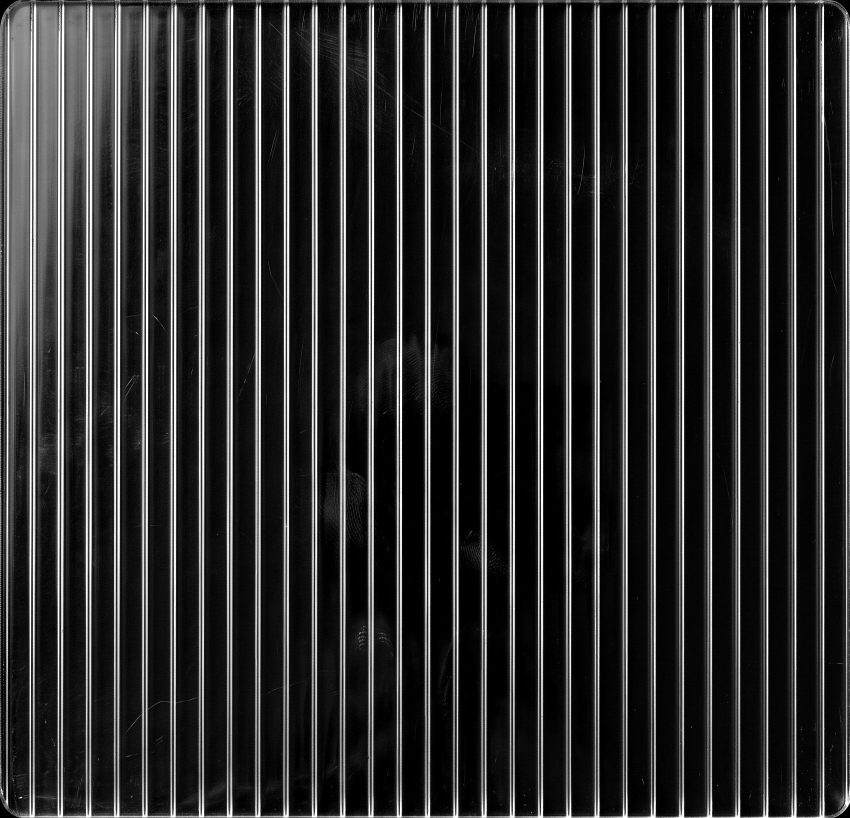
#> input picture img/acrilico.jpg, 1700 x 1636 px (shown at 1/2 size)
$ python credencial-hakiaton.py ../img/acrilico.jpg ../img/cuero-tapa.jpg
#> lines starting #> are read from the running program, lines starting #| are printed output that depends on the picture
# Credencial Hakiatón Buenos Aires 2026: funda plástica transparente (como la de Nerdearla) con la ranura agujereada.
# La funda deja ver la mesa de concreto: sus puntitos se filtran (mediana) para que no queden como mugre en el plástico.
from PIL import Image, ImageDraw, ImageFilter
import numpy as np, sys
src, out = sys.argv[1], sys.argv[2]
im = Image.open(src).convert('RGB')
X0, Y0, X1, Y1 = 370, 452, 1149, 1587          # funda
im = im.crop((X0, Y0, X1, Y1)); w, h = im.size
#> after `w, h = im.size`: w = 779; h = 1135
rgb = np.asarray(im).astype(float)
S = 4
def rr(box, r, elipse=False):
#> called with box = (0, 0, 778, 1134), r = 16, elipse = False
    m = Image.new('L', (w*S, h*S), 0); d = ImageDraw.Draw(m)
#> after `m = Image.new('L', (w * S, h * S), 0)`: m: PIL image 3116x4540 L; every value is 0
    (d.ellipse if elipse else d.rounded_rectangle)([v*S for v in box], **({} if elipse else {'radius': r*S}), fill=255)
    return np.asarray(m.resize((w, h), Image.LANCZOS)).astype(float)/255
funda = rr((0, 0, w-1, h-1), 16)
tarjeta = rr((396-X0, 572-Y0, 1128-X0, 1568-Y0), 3)
ranura = rr((705-X0, 485-Y0, 824-X0, 509-Y0), 12)
# plástico: lo liso deja ver lo de atrás; bordes, costuras y brillos quedan más marcados
L = np.asarray(im.convert('L').filter(ImageFilter.MedianFilter(7))).astype(float)
fondo = np.asarray(Image.fromarray(L.astype(np.uint8)).filter(ImageFilter.GaussianBlur(14))).astype(float)
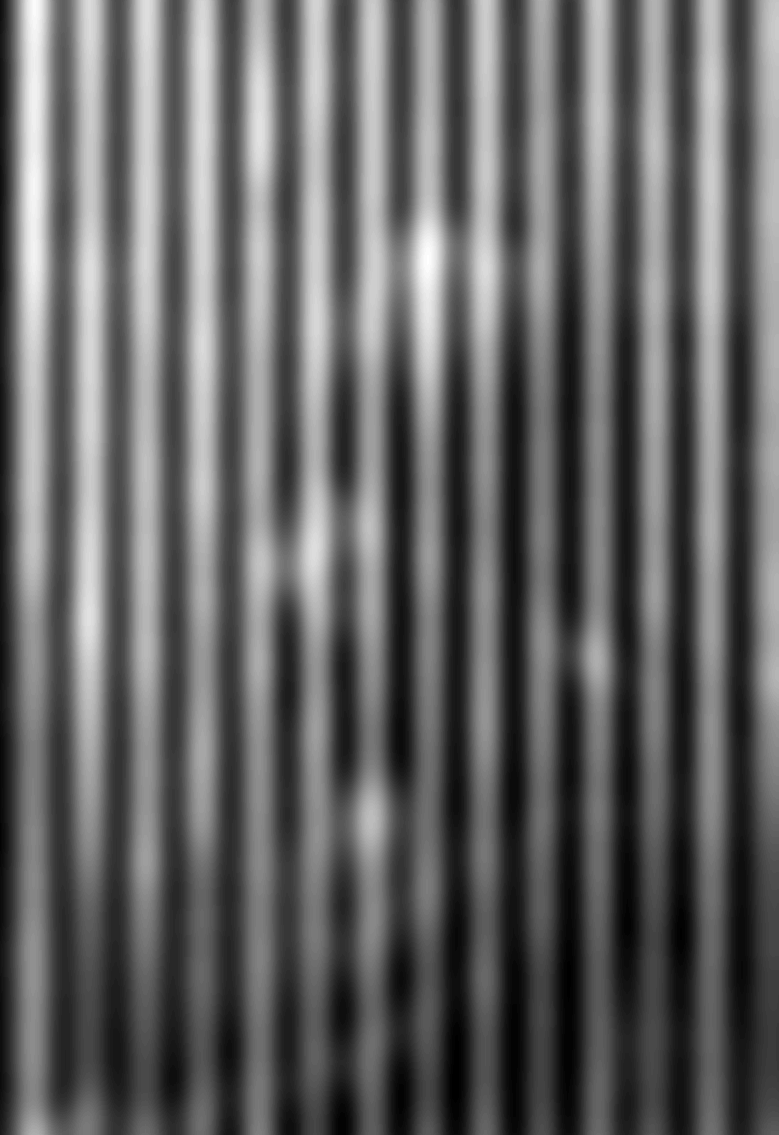
#> fondo: shape (1135, 779) float64; min 11, max 80, mean 38.3; drawn with min black and max white
detalle = np.abs(L - fondo)
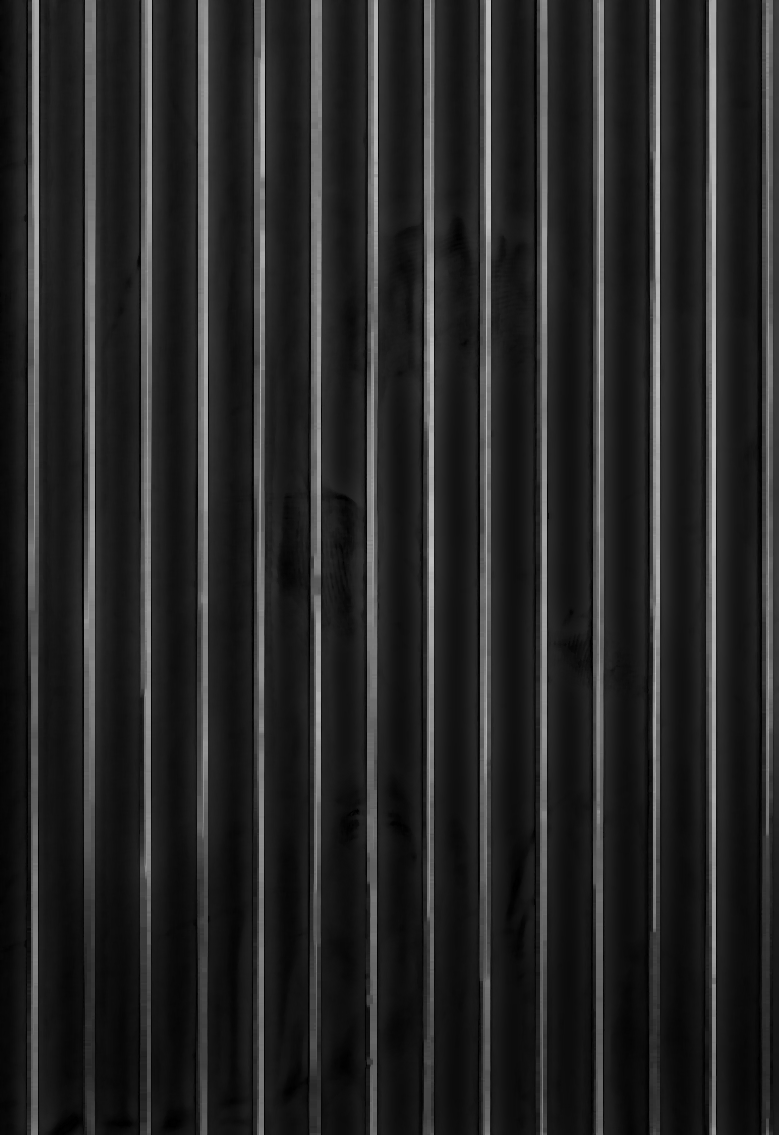
#> detalle: shape (1135, 779) float64; min 0, max 196, mean 39
alfa_pl = np.clip(0.2 + detalle/24 + np.clip((L-215)/35, 0, 1)*0.3 + np.clip((175-L)/40, 0, 1)*0.5, 0, 0.9)
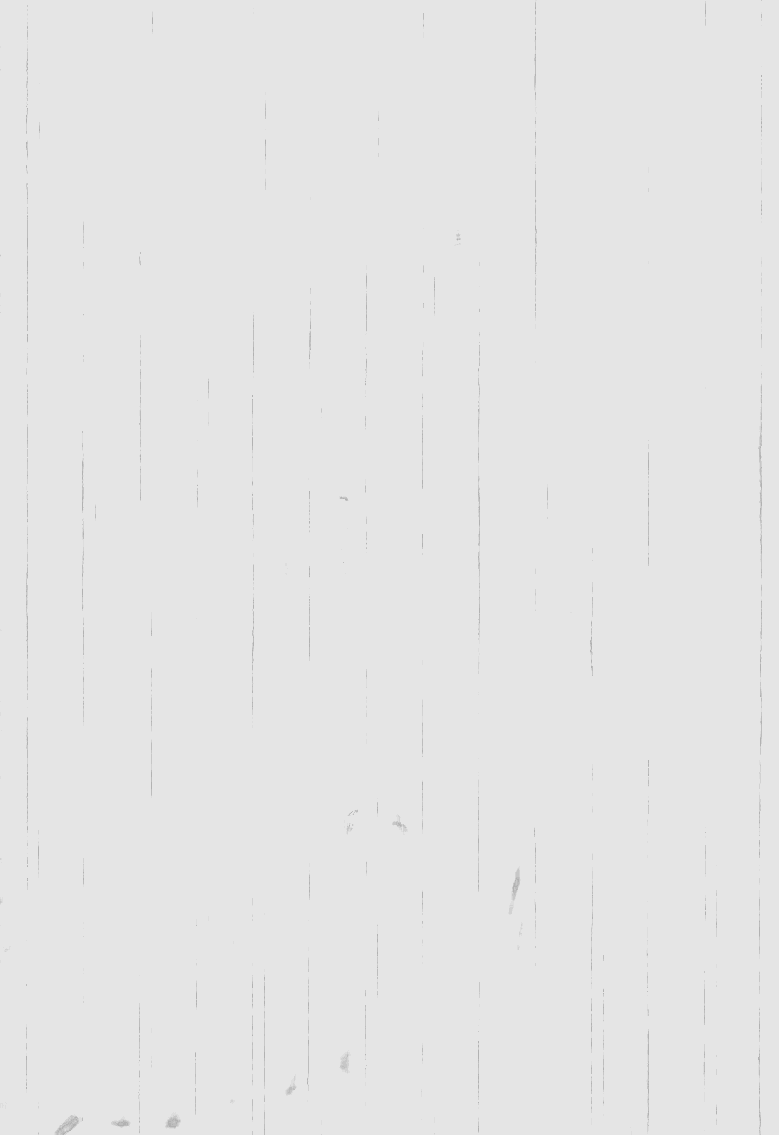
#> alfa_pl: shape (1135, 779) float64; min 0.7, max 0.9, mean 0.899
gris = np.repeat(L[..., None], 3, 2)
color = tarjeta[..., None]*rgb + (1-tarjeta[..., None])*gris
alfa = (tarjeta + (1-tarjeta)*alfa_pl) * funda * (1 - ranura)
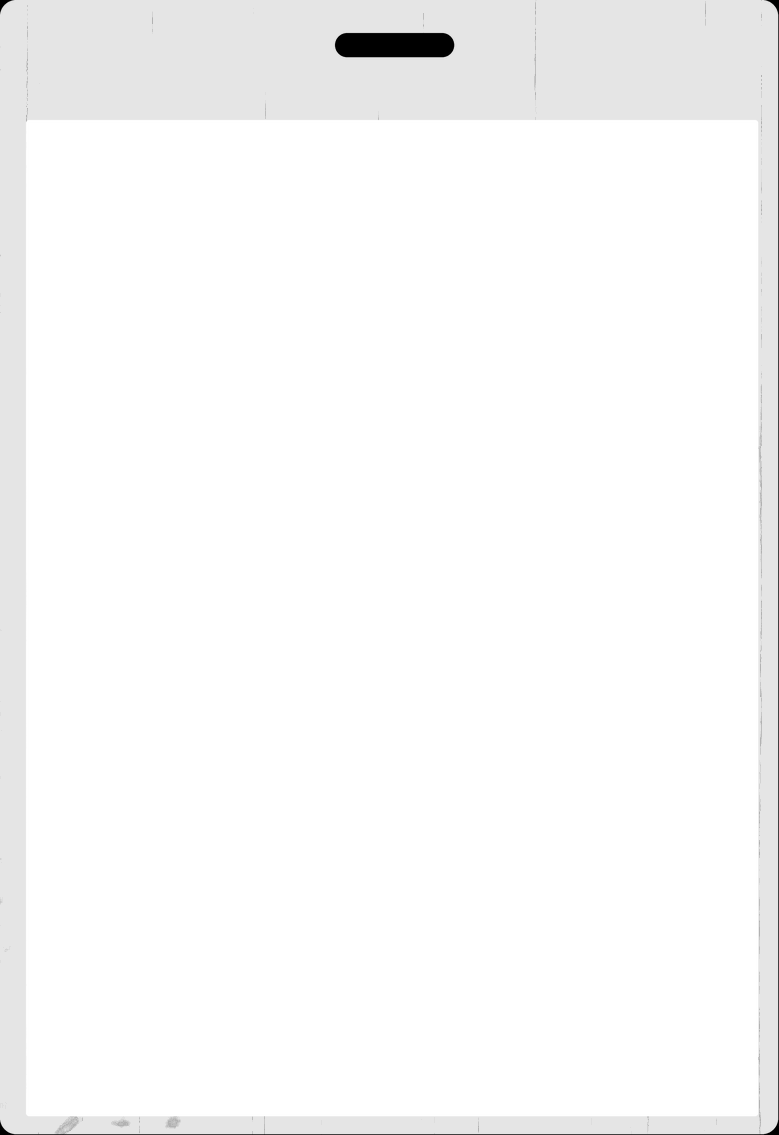
#> alfa: shape (1135, 779) float64; min 0, max 1, mean 0.978
img = Image.fromarray(np.dstack([np.clip(color, 0, 255), alfa*255]).astype(np.uint8), 'RGBA')
n = 480
img.resize((n, round(h*n/w)), Image.LANCZOS).save(out, quality=90, method=6)
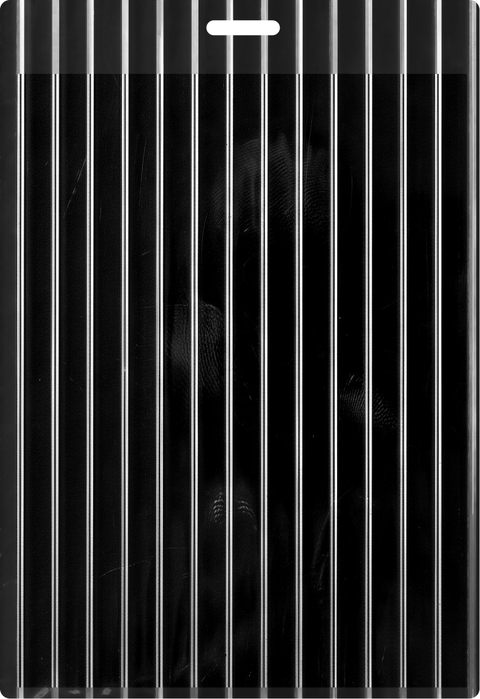
#> saved as cuero-tapa.jpg: PIL image 480x699 RGBA; mean R, G, B, A 40.1, 40.1, 40.1, 249.3; transparent parts drawn white
img.save(out.rsplit('.', 1)[0] + '_full.png')
